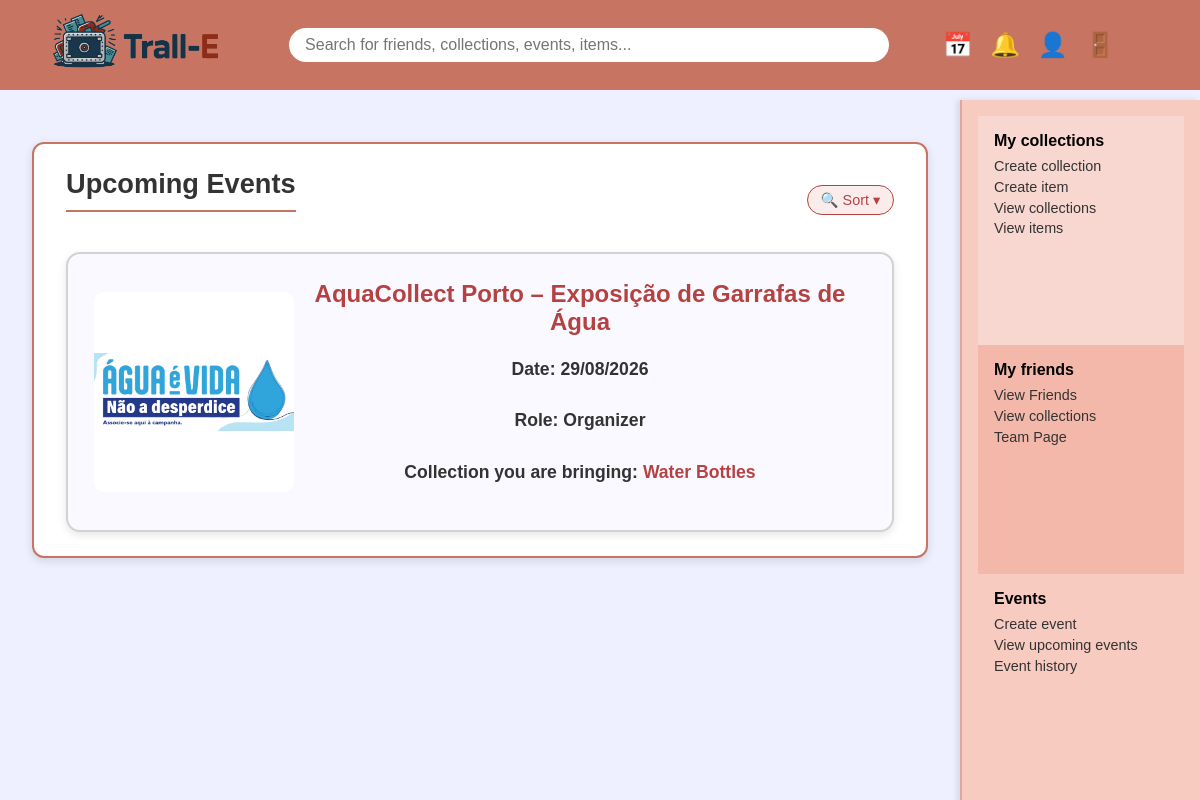
Screenshot of /public_html/upcomingevents.php (signed in) with the database file from the repository.
### tables this page shows
CREATE TABLE `event` (
  `event_id` int(11) NOT NULL,
  `user_id` int(11) NOT NULL,
  `image_id` int(11) DEFAULT 13,
  `name` varchar(100) NOT NULL,
  `date` date DEFAULT NULL,
  `theme` varchar(100) DEFAULT NULL,
  `place` varchar(120) DEFAULT NULL,
  `description` text DEFAULT NULL,
  `teaser_url` text DEFAULT NULL
);

CREATE TABLE `image` (
  `image_id` int(11) NOT NULL,
  `url` varchar(255) NOT NULL
);

CREATE TABLE `collection` (
  `collection_id` int(11) NOT NULL,
  `user_id` int(11) NOT NULL,
  `Theme` text DEFAULT NULL,
  `image_id` int(11) DEFAULT 12,
  `name` varchar(100) NOT NULL,
  `starting_date` date DEFAULT NULL,
  `description` text DEFAULT NULL
);

### public_html/upcomingevents.php (the view, shortened to what this page needs)
<?php
$isGuest = isset($_SESSION['is_guest']) && $_SESSION['is_guest'] === true;
if (!$isGuest && isset($_SESSION['user_id'])) {
    $currentUserId = (int) $_SESSION['user_id'];
} else {
    $currentUserId = null;
}
require_once __DIR__ . "/db.php";
$sort = $_GET['sort'] ?? 'date-asc';
switch ($sort) {
    case 'date-asc':    $orderBy = "e.date ASC"; break;
}
$events = [];
if ($currentUserId !== null) {
    $sqlEvents = "
        SELECT
            e.event_id,
            e.name,
            e.date,
            e.theme,
            e.place,
            e.description,
            e.teaser_url,
            e.image_id,
            img.url AS event_image,
            CASE
                WHEN e.user_id = ? THEN 'organizer'
                ELSE 'participant'
            END AS role,
            c.collection_id,
            c.name AS collection_name
        FROM event e
        LEFT JOIN image img ON e.image_id = img.image_id
        LEFT JOIN attends a ON a.event_id = e.event_id AND a.user_id = ?
        LEFT JOIN collection c ON a.collection_id = c.collection_id
        WHERE (e.user_id = ? OR a.user_id IS NOT NULL)
          AND e.date >= CURDATE()
        GROUP BY e.event_id
        ORDER BY $orderBy
    ";
    $stmt = $conn->prepare($sqlEvents);
    $stmt->bind_param("iii", $currentUserId, $currentUserId, $currentUserId);
    $stmt->execute();
    $events = $stmt->get_result()->fetch_all(MYSQLI_ASSOC);
}
?>
<!DOCTYPE html>
<html lang="en">
<head>
    <link rel="stylesheet" href="upcomingevents.css">
    <link rel="stylesheet" href="calendar_popup.css" />
</head>
<body>
<header>
    <a href="homepage.php" class="logo">
        <img src="images/TrallE_2.png" alt="logo">
    </a>
    <div class="search-bar">
        <form action="search.php" method="GET">
            <input type="text" name="q" placeholder="Search for friends, collections, events, items..." required>
        </form>
    </div>
    <div class="icons">
        <?php include __DIR__ . '/calendar_popup.php'; ?>
        <?php include __DIR__ . '/notifications_popup.php'; ?>
        <a href="userpage.php" class="icon-btn">👤</a>
        <button class="icon-btn" id="logout-btn">🚪</button>
    </div>
</header>
<div class="main">
<div class="content">
<section class="event-history-section">
    <div class="events-header">
        <h2 class="page-title">Upcoming Events</h2>
        <?php if ($currentUserId !== null): ?>
            <button class="filter-toggle" id="filterToggle">&#128269; Sort ▾</button>
        <?php endif; ?>
    </div>
    <div class="event-list">
        <?php if ($currentUserId === null): ?>
            <p>You are browsing as a guest.
                <a href="login.php">Log in</a>
                to view your upcoming events.
            </p>
        <?php elseif (empty($events)): ?>
            <p>You have no upcoming events.</p>
        <?php else: ?>
            <?php foreach ($events as $ev): ?>
                <?php
                $eventImg = $ev["event_image"] ?: ($ev["teaser_url"] ?: "images/default_event.png");
                ?>
                <div class="event-card">
                    <div class="event-content">
                        <div class="event-image"
                             style="background-image: url('<?= htmlspecialchars($eventImg); ?>');">
                        </div>
                        <div class="event-info">
                            <h3 class="event-title">
                                <a href="eventpage.php?id=<?= $ev['event_id']; ?>">
                                    <?= htmlspecialchars($ev['name']); ?>
                                </a>
                            </h3>
                            <p><strong>Date:</strong> <?= date("d/m/Y", strtotime($ev["date"])) ?></p>
                            <p><strong>Role:</strong>
                                <?= $ev["role"] === "organizer" ? "Organizer" : "Participant" ?>
                            </p>
                            <p><strong>Collection you are bringing:</strong>
                                <?php if ($ev["collection_id"]): ?>
                                    <a href="collectionpage.php?id=<?= $ev["collection_id"] ?>">
                                        <?= htmlspecialchars($ev["collection_name"]) ?>
                                    </a>
                                <?php else: ?>
                                    <span style="color:#777;">None</span>
                                <?php endif; ?>
                            </p>
                        </div>
                    </div>
                </div>
            <?php endforeach; ?>
        <?php endif; ?>
    </div>
</section>
</div>
<aside class="sidebar">
    <div class="sidebar-section collections-section">
        <h3>My collections</h3>
        <p><a href="collectioncreation.php">Create collection</a></p>
        <p><a href="itemcreation.php">Create item</a></p>
        <p><a href="mycollectionspage.php">View collections</a></p>
        <p><a href="myitems.php">View items</a></p>
    </div>
    <div class="sidebar-section friends-section">
        <h3>My friends</h3>
        <p><a href="userfriendspage.php">View Friends</a></p>
        <p><a href="allfriendscollectionspage.php">View collections</a></p>
        <p><a href="teampage.php">Team Page</a></p>
    </div>
    <div class="sidebar-section events-section">
        <h3>Events</h3>
        <p><a href="createevent.php">Create event</a></p>
        <p><a href="upcomingevents.php">View upcoming events</a></p>
        <p><a href="eventhistory.php">Event history</a></p>
    </div>
</aside>
</div>
</body>
</html>

### public_html/upcomingevents.css (style rules this page uses)
.content { margin-right: 240px; padding: 2rem; background: #eef0ff; }
.event-history-section { background: #fff; border: 2px solid #c77462; border-radius: 12px; padding: 1.5rem 2rem; box-shadow: 0 3px 10px rgba(0, 0, 0, 0.12); }
.page-title { font-size: 1.7rem; font-weight: bold; color: #333; border-bottom: 2px solid #c77462; padding-bottom: 0.6rem; margin-bottom: 1.3rem; }
.events-header { display: flex; justify-content: space-between; align-items: center; position: relative; margin-bottom: 20px; }
.filter-toggle { display: inline-flex; align-items: center; gap: 0.25rem; padding: 0.35rem 0.8rem; border-radius: 999px; border: 1px solid #b54242; background-color: #fbecec; font-size: 0.9rem; cursor: pointer; color: #b54242; }
.event-list { display: flex; flex-direction: column; gap: 2rem; }
.event-card { width: 100%; background-color: #f9f9ff; padding: 1.4rem 1.6rem; border-radius: 14px; border: 2px solid #d2d2d2; box-shadow: 0 3px 8px rgba(0, 0, 0, 0.1); display: flex; justify-content: center; align-items: center; }
.event-content { display: flex; justify-content: center; align-items: center; width: 100%; }
.event-image { width: 200px; height: 200px; background-size: contain; background-repeat: no-repeat; background-position: center; background-color: #fff; border-radius: 10px; flex-shrink: 0; display: flex; justify-content: center; align-items: center; }
.event-info { flex: 1; text-align: center; display: flex; flex-direction: column; justify-content: center; gap: 0.6rem; }
.event-title { margin: 0 0 0.8rem 0; font-size: 1.5rem; font-weight: bold; color: #b54242; text-align: center; }
.event-title a { text-decoration: none; color: inherit; }
.event-info p { margin: 0; font-size: 1.1rem; color: #333; text-align: center; }
.event-info a { color: #b54242 !important; font-weight: bold; }

### public_html/homepage.css (style rules this page uses)
* { margin: 0; padding: 0; box-sizing: border-box; }
html, body { height: 100%; margin: 0; padding: 0; display: flex; flex-direction: column; }
body { font-family: Arial, sans-serif; background: #eef0ff; display: flex; flex-direction: column; height: 100vh; overflow-y: auto; }
header { height: 90px; width: 100%; background: #c77462; display: flex; align-items: center; justify-content: space-between; padding: 0 2rem; position: fixed; top: 0; z-index: 999; }
.logo { height: 90px; object-fit: contain; margin-top: 15px; }
.logo img { height: 90px; }
.search-bar { flex: 1; max-width: 600px; margin: 0 1rem; }
.search-bar input { width: 100%; padding: 0.5rem 1rem; border-radius: 20px; border: none; font-size: 1rem; }
.icons { display: flex; gap: 0.5rem; align-items: center; padding-right: 3rem; justify-content: flex-end; position: relative; }
.icon-btn { background: none; border: none; cursor: pointer; font-size: 1.5rem; padding: 0.3rem; transition: transform 0.2s ease; }
.main { display: flex; flex: 1; height: auto; min-height: 0; position: relative; }
.sidebar { position: fixed; top: 100px; right: 0; width: 240px; background: #f8cbc1; padding: 1rem; height: calc(100vh - 80px); overflow-y: hidden; z-index: 10; border-left: 2px solid #e1a79e; box-shadow: -3px 0 6px rgba(0, 0, 0, 0.1); }
.sidebar-section { padding: 1rem; height: 33.3%; }
.sidebar-section h3 { font-size: 1rem; margin-bottom: 0.5rem; font-weight: bold; }
.sidebar-section p { color: #333; font-size: 0.9rem; cursor: pointer; margin: 0.3rem 0; transition: color 0.2s ease; }
.collections-section { background-color: #f9d7d1; }
.friends-section { background-color: #f3b8aa; }
.events-section { background-color: transparent; }
.content { flex: 1; min-height: 0; overflow-y: auto; padding: 1rem; background: #eef0ff; margin-right: 240px; margin-top: 110px; }
.events-section { margin-bottom: 2rem; }
.event-card { background: #ffffff; border-radius: 12px; box-shadow: 0 2px 6px rgba(0,0,0,0.1); padding: 1rem; height: 280px; display: flex; flex-direction: column; justify-content: space-between; text-align: center; }
.event-card p { font-weight: 600; font-size: 1rem; margin: 0; text-align: center; line-height: 1.2em; height: 2.4em; display: -webkit-box; -webkit-line-clamp: 2; -webkit-box-orient: vertical; overflow: hidden; }
a { color: inherit; text-decoration: none; }

### rows the page displays
event: image.url (picture), name "AquaCollect Porto – Exposição de Garrafas de Água", date "29/08/2026", collection.name "Water Bottles"
